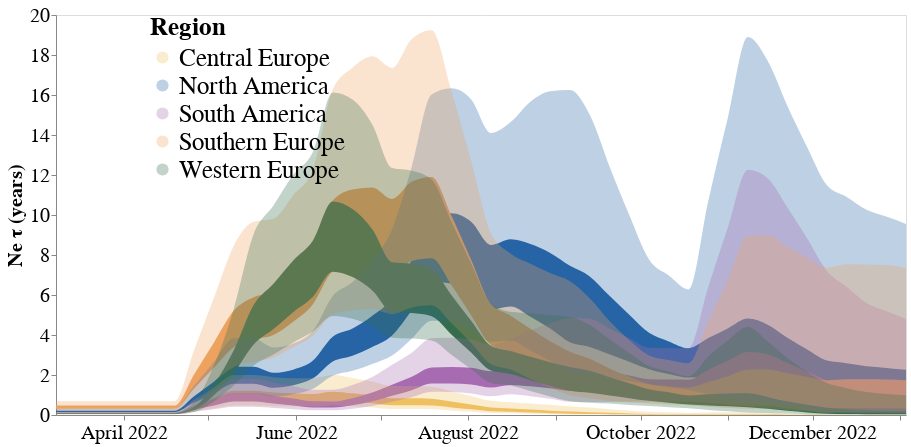

Source (notebook cell):
### Code cell
line = alt.Chart(test_new).mark_area(interpolate='monotone').encode(
    alt.X('date:T', axis=alt.Axis(title="", grid=False, format="%B %Y",tickCount = "month")),
    alt.Y('lower_hpd_log_50_x',axis=alt.Axis(title="Ne \u03c4 (years)", grid=False)),#,scale=alt.Scale(domain=(0, 13))),
    alt.Y2('upper_hpd_log_50_x' ),
    color=alt.Color('deme_x:N',  scale=alt.Scale(domain=domain, range=range_))
).properties(
    width=850,
    height=400
).transform_filter(
    (datum.upper_hpd_log_50_x < 30)
)

band = alt.Chart(test_new).mark_area(
    opacity=0.3, interpolate='monotone'
).encode(
    alt.X('date:T', axis=alt.Axis(title="", grid=False)),
    alt.Y('lower_hpd_log_95_x'),#axis=None),#, scale=alt.Scale(domain=(0, 13))),
    alt.Y2('upper_hpd_log_95_x'),
    color=alt.Color('deme_x:N', title = "Region", legend=alt.Legend(title= "Region",orient = "left", offset = -340, symbolSize = 150, labelFontSize = 25, labelLimit= 0, titleFontSize = 25))
).properties(
    width=800,
    height=400
 ).transform_filter(
     (datum.upper_hpd_log_95_x < 30)
 )

ne_plot = line + band
(ne_plot).configure_axis(
    labelFontSize=20,
    titleFontSize=20
)

### Figure 1 — Vega-Lite specification as saved in the notebook (floating-point values rounded to 4 significant figures; data arrays with more than 128 entries replaced by an {"elided": "..."} marker saying what was removed)
{"config": {"view": {"continuousWidth": 400, "continuousHeight": 300}, "axis": {"labelFontSize": 20, "titleFontSize": 20}}, "layer": [{"mark": {"type": "area", "interpolate": "monotone"}, "encoding": {"color": {"field": "deme_x", "scale": {"domain": ["Central Europe", "North America", "South America", "Southern Europe", "Western Europe"], "range": ["#EEC060", "#2664A5", "#A76BB1", "#EEA160", "#356D4C"]}, "type": "nominal"}, "x": {"axis": {"format": "%B %Y", "grid": false, "tickCount": "month", "title": ""}, "field": "date", "type": "temporal"}, "y": {"axis": {"grid": false, "title": "Ne τ (years)"}, "field": "lower_hpd_log_50_x", "type": "quantitative"}, "y2": {"field": "upper_hpd_log_50_x"}}, "height": 400, "transform": [{"filter": "(datum.upper_hpd_log_50_x < 30)"}], "width": 850}, {"mark": {"type": "area", "interpolate": "monotone", "opacity": 0.3}, "encoding": {"color": {"field": "deme_x", "legend": {"labelFontSize": 25, "labelLimit": 0, "offset": -340, "orient": "left", "symbolSize": 150, "title": "Region", "titleFontSize": 25}, "title": "Region", "type": "nominal"}, "x": {"axis": {"grid": false, "title": ""}, "field": "date", "type": "temporal"}, "y": {"field": "lower_hpd_log_95_x", "type": "quantitative"}, "y2": {"field": "upper_hpd_log_95_x"}}, "height": 400, "transform": [{"filter": "(datum.upper_hpd_log_95_x < 30)"}], "width": 800}], "data": {"name": "data-00e2500fab318f301040ad3571cfccfb"}, "$schema": "https://vega.github.io/schema/vega-lite/v4.17.0.json", "datasets": {"data-00e2500fab318f301040ad3571cfccfb": {"elided": "220 records"}}}
